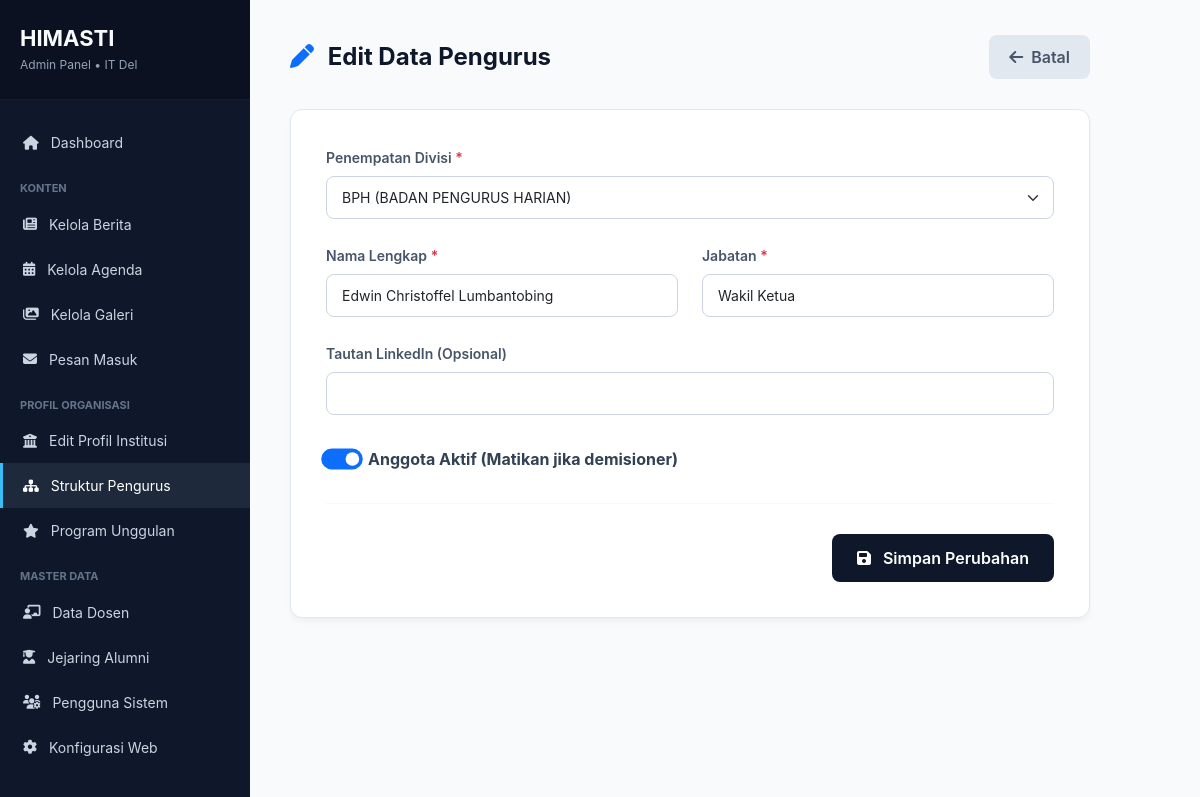
Screenshot of /admin/pengurus/edit_anggota.php?id=4 (signed in) with the database file from the repository.
### tables this page shows
CREATE TABLE `members` (
  `id` int(11) NOT NULL AUTO_INCREMENT,
  `division_id` int(11) NOT NULL,
  `name` varchar(150) NOT NULL,
  `position` varchar(100) NOT NULL,
  `photo` varchar(255) DEFAULT 'default-user.png',
  `linkedin_url` varchar(255) DEFAULT NULL,
  `is_active` tinyint(1) DEFAULT 1,
  `created_at` timestamp NOT NULL DEFAULT current_timestamp(),
  PRIMARY KEY (`id`),
  KEY `division_id` (`division_id`),
  CONSTRAINT `members_ibfk_1` FOREIGN KEY (`division_id`) REFERENCES `divisions` (`id`) ON DELETE CASCADE
);

CREATE TABLE `divisions` (
  `id` int(11) NOT NULL AUTO_INCREMENT,
  `name` varchar(150) NOT NULL,
  `description` text DEFAULT NULL,
  `created_at` timestamp NOT NULL DEFAULT current_timestamp(),
  PRIMARY KEY (`id`)
);

### admin/pengurus/edit_anggota.php (the view, shortened to what this page needs)
<?php
require_once __DIR__ . '/../../config/database.php';
$id = $_GET['id'] ?? 0;
$stmt = $pdo->prepare("SELECT * FROM members WHERE id = ?");
$stmt->execute([$id]);
$anggota = $stmt->fetch(PDO::FETCH_ASSOC);
$stmt_div = $pdo->query("SELECT id, name FROM divisions ORDER BY name ASC");
$daftar_divisi = $stmt_div->fetchAll();
?>
<!DOCTYPE html>
<html lang="id">
<head>
    <link href="https://cdn.jsdelivr.net/npm/bootstrap@5.3.0/dist/css/bootstrap.min.css" rel="stylesheet">
    <link rel="stylesheet" href="https://cdnjs.cloudflare.com/ajax/libs/font-awesome/6.4.0/css/all.min.css">
</head>
<body>
    <div class="sidebar">
        <div class="sidebar-header"><h2>HIMASTI</h2><p>Admin Panel &bull; IT Del</p></div>
        <ul class="menu">
            <li><a href="../dashboard.php"><i class="fas fa-home"></i> Dashboard</a></li>
            <li class="menu-divider">Konten</li>
            <li><a href="../berita/index.php"><i class="fas fa-newspaper"></i> Kelola Berita</a></li>
            <li><a href="../agenda/index.php"><i class="fas fa-calendar-alt"></i> Kelola Agenda</a></li>
            <li><a href="../galeri/index.php"><i class="fas fa-images"></i> Kelola Galeri</a></li>
            <li><a href="../pesan/index.php"><i class="fas fa-envelope"></i> Pesan Masuk</a></li>
            <li class="menu-divider">Profil Organisasi</li>
            <li><a href="../profil/index.php"><i class="fas fa-university"></i> Edit Profil Institusi</a></li>
            <li><a href="index.php" class="active"><i class="fas fa-sitemap"></i> Struktur Pengurus</a></li>
            <li><a href="../program/index.php"><i class="fas fa-star"></i> Program Unggulan</a></li>
            <li class="menu-divider">Master Data</li>
            <li><a href="../dosen/index.php"><i class="fas fa-chalkboard-teacher"></i> Data Dosen</a></li>
            <li><a href="../alumni/index.php"><i class="fas fa-user-graduate"></i> Jejaring Alumni</a></li>
            <li><a href="../user/index.php"><i class="fas fa-users-cog"></i> Pengguna Sistem</a></li>
            <li><a href="../pengaturan/index.php"><i class="fas fa-cog"></i> Konfigurasi Web</a></li>
        </ul>
    </div>
    <div class="main">
        <div class="page-header">
            <h1><i class="fas fa-pen text-primary me-2"></i> Edit Data Pengurus</h1>
            <a href="lihat_anggota.php?divisi=<?= $anggota['division_id'] ?>" class="btn-kembali"><i class="fas fa-arrow-left me-2"></i>Batal</a>
        </div>
        <div class="card-custom">
            <form method="POST" action="">
                <div class="row g-4">
                    <div class="col-md-12">
                        <label class="form-label">Penempatan Divisi <span class="text-danger">*</span></label>
                        <select class="form-select" name="division_id" required>
                            <?php foreach ($daftar_divisi as $div): ?>
                                <option value="<?= $div['id'] ?>" <?= ($div['id'] == $anggota['division_id']) ? 'selected' : '' ?>>
                                    <?= htmlspecialchars($div['name']) ?>
                                </option>
                            <?php endforeach; ?>
                        </select>
                    </div>
                    <div class="col-md-6">
                        <label class="form-label">Nama Lengkap <span class="text-danger">*</span></label>
                        <input type="text" name="name" class="form-control" required value="<?= htmlspecialchars($anggota['name']) ?>">
                    </div>
                    <div class="col-md-6">
                        <label class="form-label">Jabatan <span class="text-danger">*</span></label>
                        <input type="text" name="position" class="form-control" required value="<?= htmlspecialchars($anggota['position']) ?>">
                    </div>
                    <div class="col-md-12">
                        <label class="form-label">Tautan LinkedIn (Opsional)</label>
                        <input type="url" name="linkedin_url" class="form-control" value="<?= htmlspecialchars($anggota['linkedin_url'] ?? '') ?>">
                    </div>
                    <div class="col-md-12">
                        <div class="form-check form-switch mt-2">
                            <input class="form-check-input" type="checkbox" id="is_active" name="is_active" <?= $anggota['is_active'] ? 'checked' : '' ?> style="transform: scale(1.3); margin-right:10px;">
                            <label class="form-check-label fw-bold" for="is_active">Anggota Aktif (Matikan jika demisioner)</label>
                        </div>
                    </div>
                </div>
                <hr style="border-color:#e2e8f0; margin: 30px 0;">
                <div class="text-end">
                    <button type="submit" class="btn-simpan"><i class="fas fa-save me-2"></i> Simpan Perubahan</button>
                </div>
            </form>
        </div>
    </div>
</body>
</html>

### admin/pengurus/edit_anggota.php (style rules this page uses)
* { font-family: 'Inter', 'Segoe UI', Tahoma, sans-serif; }
body { background: #f8fafc; display: flex; min-height: 100vh; margin: 0; color: #334155; }
.sidebar { width: 250px; background: #0f172a; color: white; position: fixed; height: 100vh; overflow-y: auto; z-index: 1000; }
.sidebar-header { padding: 25px 20px; border-bottom: 1px solid rgba(255,255,255,0.05); background: #0b1120; }
.sidebar-header h2 { color: #f8fafc; font-size: 22px; margin-bottom: 5px; font-weight: 700; }
.sidebar-header p { color: #94a3b8; font-size: 12px; margin:0; }
.menu { list-style: none; padding: 20px 0; margin:0; }
.menu li a { display: flex; align-items: center; gap: 12px; color: #cbd5e1; text-decoration: none; padding: 12px 20px; transition: 0.3s; font-size: 14px; border-left: 3px solid transparent; }
.menu li a:hover, .menu li a.active { background: #1e293b; color: #fff; border-left-color: #38bdf8; }
.menu-divider { color: #64748b; font-size: 11px; padding: 15px 20px 5px; text-transform: uppercase; font-weight: 700; }
.main { margin-left: 250px; padding: 35px 40px; width: calc(100% - 250px); }
.page-header { display: flex; justify-content: space-between; align-items: center; margin-bottom: 30px; max-width: 800px; }
.page-header h1 { font-size: 24px; font-weight: 700; color: #0f172a; margin: 0; }
.card-custom { background: #ffffff; border-radius: 12px; box-shadow: 0 4px 6px -1px rgba(0,0,0,0.05); border: 1px solid #e2e8f0; margin-bottom: 30px; max-width: 800px; padding: 35px; }
.form-label { font-weight: 600; color: #475569; font-size: 14px; margin-bottom: 8px; }
.form-control, .form-select { border-radius: 8px; border: 1px solid #cbd5e1; padding: 10px 15px; font-size: 14px; }
.btn-kembali { background: #e2e8f0; color: #475569; border: none; border-radius: 8px; font-weight: 600; padding: 10px 20px; text-decoration: none; }
.btn-simpan { background: #0f172a; color: white; border: none; border-radius: 8px; font-weight: 600; padding: 12px 25px; transition: 0.3s; }

### rows the page displays
members: division_id "BPH (BADAN PENGURUS HARIAN)", name "Edwin Christoffel Lumbantobing", position "Wakil Ketua", is_active "☑"
